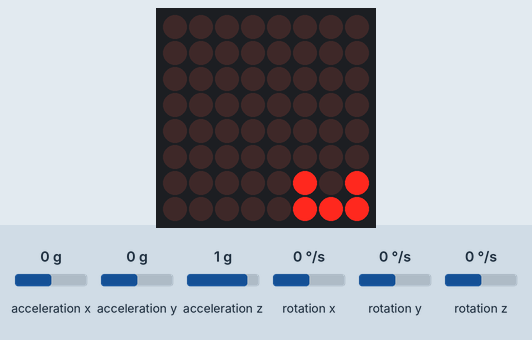
Recording of a sketch running on a simulated Arduino Uno, built with avr-gcc and run on an emulated ATmega328P. Shown: 8×8 LED matrix. Wiring (inferred from the names in the program): MPU-6050 motion sensor at I2C address 0x68. The inputs (shaded band) are chosen by the test bench; at power-on: acceleration y 0 g, acceleration x 0 g, acceleration z 1 g, rotation x 0 °/s, rotation y 0 °/s, rotation z 0 °/s.

Above: at 1.2 s.
1.3 s: acceleration y set to 0.8 g
At 1.31 s:
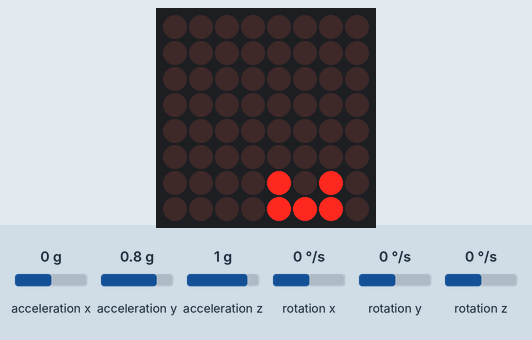
At 1.82 s:
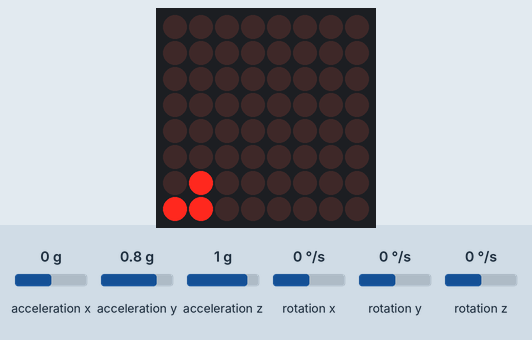
2.9 s: acceleration y set to -1.4 g
4.5 s: acceleration y set to 1.4 g
At 5.02 s:
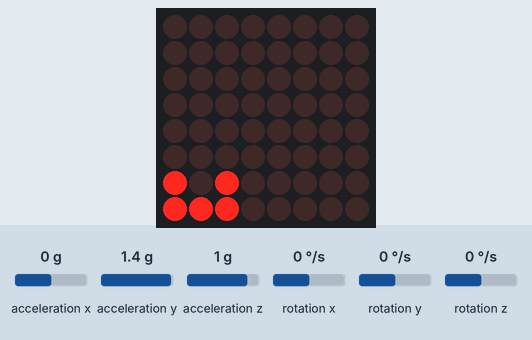

The sketch:

demo1.ino
```cpp
#include "LedControl.h"
#include "Wire.h"
#include "demo1.h"

/*
  demo1:control car move.
*/

void setup()
{
  max7219_init();

   MPU_init();
}

void loop() {
  game_init();

  update_Ac();

  Control_right();

  Control_left();

  Serial.print(car[0]);
  Serial.print("\n");
}

void max7219_init()//max7219 init
{
  lc.shutdown(0,false);
  lc.setIntensity(0,8);
  lc.clearDisplay(0);
}

void game_init() //car init
{
 lc.setRow(0,7,car[0]);
 lc.setRow(0,6,car[1]);
}
```

demo1.h
```cpp
#ifndef DEMO1_H
#define DEMO1_H
#include "LedControl.h"
#include "Wire.h"
/*Pin******************************************************************************************************************/
/*max 7219*/
LedControl lc=LedControl(13,7,8,1);//max7219 pin definition

/*MPU*/
const int16_t MPU_addr=0x68;
int16_t AcX,AcY,AcZ;

/*******************************************************************************************************************/
//the car used to receive beans
uint8_t car[2]={B00000111,B00000101};
            // car[0]      car[1]

int16_t car_display_speed=50;

/*function******************************************************************************************************************/
void max7219_init();
void game_init();

/*direction_control*/
void MPU_init();
void update_Ac();
void Control_right();
void Control_left();

#endif
```

direction_control.ino
```cpp
void MPU_init()
{  Wire.begin();
  Wire.beginTransmission(MPU_addr);
  Wire.write(0x6B);  // PWR_MGMT_1 register
  Wire.write(0);     // set to zero (wakes up the MPU-6050)
  Wire.endTransmission(true);
  }

void update_Ac()
{ Wire.beginTransmission(MPU_addr);
  Wire.write(0x3B);  // starting with register 0x3B (ACCEL_XOUT_H)
  Wire.endTransmission(false);
  Wire.requestFrom(MPU_addr,14,true);  // request a total of 14 registers
  AcX=Wire.read()<<8|Wire.read();  // 0x3B (ACCEL_XOUT_H) & 0x3C (ACCEL_XOUT_L)
  AcY=Wire.read()<<8|Wire.read();  // 0x3D (ACCEL_YOUT_H) & 0x3E (ACCEL_YOUT_L)
  AcZ=Wire.read()<<8|Wire.read();  // 0x3F (ACCEL_ZOUT_H) & 0x40 (ACCEL_ZOUT_L)
  }

//to control your car turn right
void Control_right()
{
    if(AcY>5000)
  {
        if(car[0]==B00000011)
      {
        car[0]=B00000111;
        car[1]=B00000101;
      }
       if(car[0]==B11000000)
         {
          car[0]=B00000011;
          car[1]=B00000010;
         }
         else{
          car[0]=car[0]<<1;
          car[1]=car[1]<<1;
         }
        lc.setRow(0,7,car[0]);
        lc.setRow(0,6,car[1]);
        delay(car_display_speed);
        lc.clearDisplay(0);
        delay(car_display_speed);
  }
}

//to control your car turn left
   void Control_left()
{
     if(AcY<-5000)
  {

       if(car[0]==B11000000)
       {
        car[0]=B11100000;
        car[1]=B10100000;
       }

       if(car[0]==B00000011)
         {
          car[0]=B11000000;
          car[1]=B01000000;
         }
         else
        {
        car[0]=car[0]>>1;
        car[1]=car[1]>>1;
        }

        lc.setRow(0,7,car[0]);
        lc.setRow(0,6,car[1]);
        delay(car_display_speed);
        lc.clearDisplay(0);
        delay(car_display_speed);
  }
}
```

Measured:
- after the input at 1.3 s, the display: changes at once (image 1)
